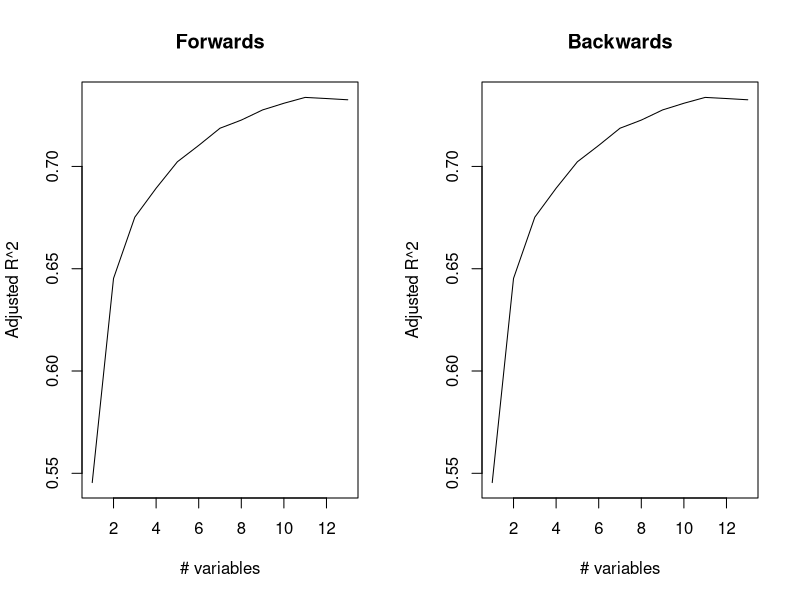
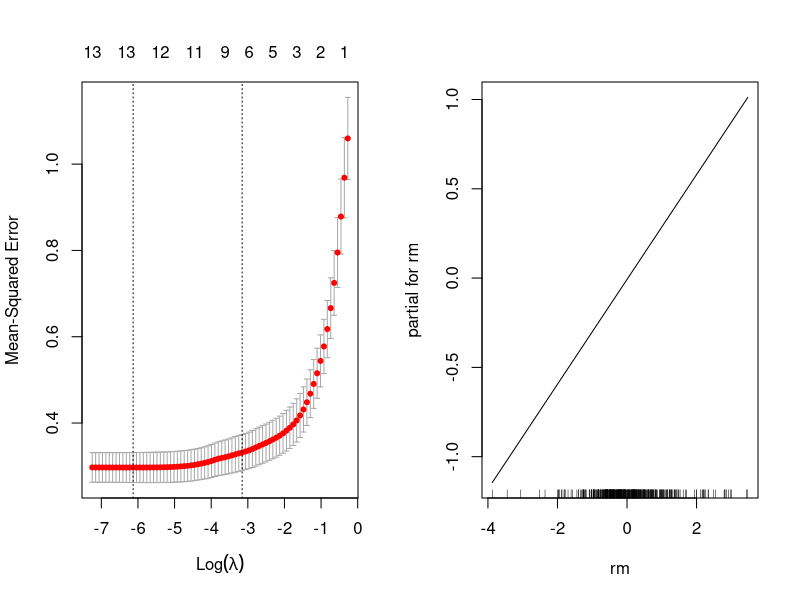
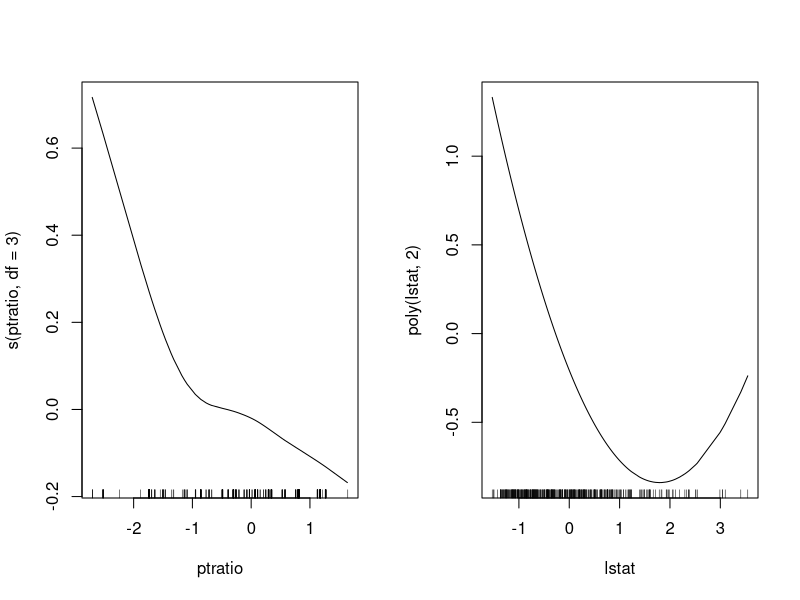

Recreate these plots in R, in order.
## ---- chunk 1
library(knitr)
knitr::opts_chunk$set(echo = TRUE,tidy=TRUE,message=FALSE,warning=FALSE,strip.white=TRUE,prompt=FALSE,
                      cache=TRUE, size="scriptsize",fig.width = 6, fig.height = 3, fig.align = "center")
## ---- chunk 2
#install.packages("ggplot2")
#install.packages("tidyverse")
#install.packages("palmerpenguins")
#install.packages("GGally")
#install.packages("MASS")
#install.packages("caret")
#install.packages("leaps")
#install.packages("glmnet")
#install.packages("pls")
#install.packages("gam")
#install.packages("e1071")
#install.packages("tree")
#install.packages("randomForest")
#install.packages("ggfortify")
library("knitr")
library("rmarkdown")
library('MASS')
library(leaps)
library(ggplot2)
library(GGally)
library(glmnet)
library(gam)
## ---- chunk 3
set.seed(1)
boston <- scale(Boston, center = T, scale =  T)

train.ind = sample(1:nrow(boston), 0.8 * nrow(boston))
boston.train = data.frame(boston[train.ind, ])
boston.test = data.frame(boston[-train.ind, ])
## ---- chunk 4
set.seed(1)
forward_stepwise = regsubsets(medv ~ ., data = boston.train, nvmax = 13, method = 'forward')
backward_stepwise = regsubsets(medv ~ ., data = boston.train, nvmax = 13, method = 'backward')

forward_stepwise_summary = summary(forward_stepwise)
backward_stepwise_summary = summary(backward_stepwise)
#forward_stepwise_summary
#backward_stepwise_summary

par(mfrow=c(1,2))
plot(forward_stepwise_summary$adjr2, xlab = '# variables', ylab = 'Adjusted R^2', type='l', main='Forwards')
plot(forward_stepwise_summary$adjr2, xlab = '# variables', ylab = 'Adjusted R^2', type='l', main='Backwards')

## ---- chunk 5
forward_stepwise_summary$outmat
## ---- chunk 6
set.seed(1)
y = boston.train$medv
x = data.matrix(boston.train[, -14])

cv_lasso = cv.glmnet(x, y, alpha=1, nfolds=5)
plot(cv_lasso)
## ---- chunk 7
lasso_best_lambda = cv_lasso$lambda.min
lasso_best_lambda
## ---- chunk 8
coef(glmnet(x, y, alpha=1, lambda=lasso_best_lambda))
## ---- chunk 9
additive_model = gam(medv ~ rm + s(ptratio, df=3) + poly(lstat, 2), data=boston.train)
plot(additive_model)
